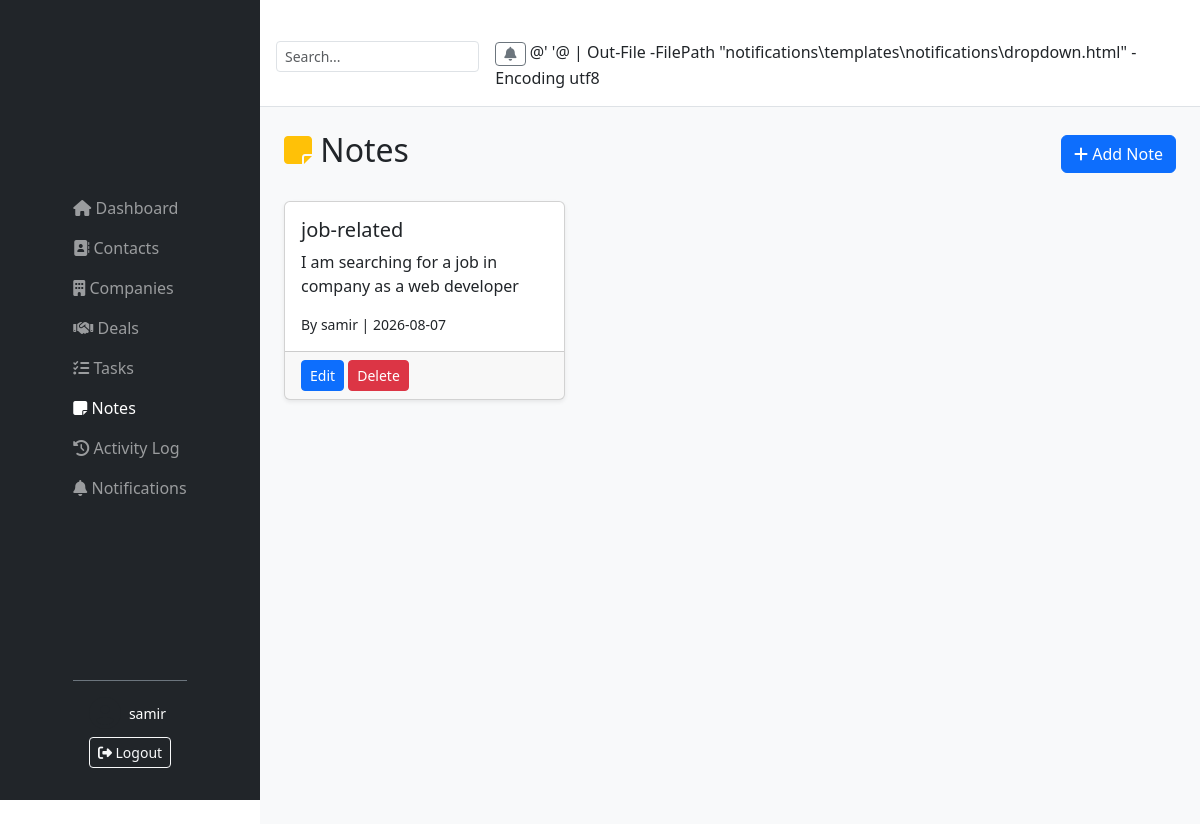
Screenshot of /notes/ (signed in) with the database file from the repository.
### notes/models.py (models this page shows, shortened)
class Note(models.Model):
    author = models.ForeignKey(
        settings.AUTH_USER_MODEL,
        on_delete=models.CASCADE
    )
    title = models.CharField(max_length=200, blank=True, default='')
    contact = models.ForeignKey(
        Contact,
        on_delete=models.CASCADE,
        null=True,
        blank=True,
        related_name="contact_notes"
    )
    company = models.ForeignKey(
        Company,
        on_delete=models.CASCADE,
        null=True,
        blank=True,
        related_name="company_notes"
    )
    deal = models.ForeignKey(
        Deal,
        on_delete=models.CASCADE,
        null=True,
        blank=True,
        related_name="deal_notes"
    )
    task = models.ForeignKey(
        Task,
        on_delete=models.CASCADE,
        null=True,
        blank=True,
        related_name="task_notes"
    )
    content = models.TextField()
    created_at = models.DateTimeField(auto_now_add=True)
    updated_at = models.DateTimeField(auto_now=True)
    class Meta:
        ordering = ["-created_at"]

### notes/views.py (the view)
# urls.py: path('', views.note_list, name='note_list'),
@login_required
def note_list(request):
    notes = Note.objects.all()
    context = {"notes": notes}
    return render(request, "notes/note_list.html", context)

### notifications/context_processors.py (called while the page is built)
def notification_context(request):
    if request.user.is_authenticated:
        unread_count = request.user.notifications.filter(is_read=False).count()
        latest_notifications = request.user.notifications.all()[:5]
        return {
            'unread_count': unread_count,
            'latest_notifications': latest_notifications,
        }
    return {}

### notes/templates/notes/note_list.html (shortened to what this page needs)
﻿{% extends 'base.html' %}
{% block content %}
<div class="d-flex justify-content-between align-items-center mb-4">
    <h2><i class="fas fa-sticky-note text-warning"></i> Notes</h2>
    <a href="{% url 'note_create' %}" class="btn btn-primary">
        <i class="fas fa-plus"></i> Add Note
    </a>
</div>
{% if notes %}
    <div class="row">
        {% for note in notes %}
            <div class="col-md-4 mb-3">
                <div class="card shadow-sm">
                    <div class="card-body">
                        <h5>{{ note.title|default:note.content|truncatechars:30 }}</h5>
                        <p>{{ note.content|truncatechars:100 }}</p>
                        <small>By {{ note.author.username }} | {{ note.created_at|date:"Y-m-d" }}</small>
                    </div>
                    <div class="card-footer">
                        <a href="{% url 'note_update' note.pk %}" class="btn btn-sm btn-primary">Edit</a>
                        <a href="{% url 'note_delete' note.pk %}" class="btn btn-sm btn-danger">Delete</a>
                    </div>
                </div>
            </div>
        {% endfor %}
    </div>
{% else %}
    <div class="alert alert-info">No notes yet.</div>
{% endif %}
{% endblock %}

### templates/base.html (shortened to what this page needs)
﻿{% load static %}
<!DOCTYPE html>
<html lang="en">
<head>
    <link href="https://cdn.jsdelivr.net/npm/bootstrap@5.3.0/dist/css/bootstrap.min.css" rel="stylesheet">
    <link rel="stylesheet" href="https://cdnjs.cloudflare.com/ajax/libs/font-awesome/6.4.0/css/all.min.css">
    <link rel="stylesheet" href="{% static 'css/custom.css' %}">
</head>
<body>
    <nav class="navbar navbar-expand-lg navbar-dark bg-dark fixed-top" style="height: 100vh; width: 260px; flex-direction: column; align-items: stretch; padding: 0; z-index: 1030; display: flex; flex-direction: column;">
        <div class="container-fluid d-flex flex-column h-100">
            <div class="collapse navbar-collapse" id="sidebarNav" style="flex-grow: 1; overflow-y: auto;">
                <ul class="navbar-nav flex-column w-100 pt-3">
                    <li class="nav-item">
                        <a class="nav-link {% if request.resolver_match.url_name == 'dashboard' %}active{% endif %}" href="{% url 'dashboard' %}">
                            <i class="fas fa-home"></i> Dashboard
                        </a>
                    </li>
                    <li class="nav-item">
                        <a class="nav-link {% if request.resolver_match.url_name == 'contact_list' %}active{% endif %}" href="{% url 'contact_list' %}">
                            <i class="fas fa-address-book"></i> Contacts
                        </a>
                    </li>
                    <li class="nav-item">
                        <a class="nav-link {% if request.resolver_match.url_name == 'company_list' %}active{% endif %}" href="{% url 'company_list' %}">
                            <i class="fas fa-building"></i> Companies
                        </a>
                    </li>
                    <li class="nav-item">
                        <a class="nav-link {% if request.resolver_match.url_name == 'deal_list' %}active{% endif %}" href="{% url 'deal_list' %}">
                            <i class="fas fa-handshake"></i> Deals
                        </a>
                    </li>
                    <li class="nav-item">
                        <a class="nav-link {% if request.resolver_match.url_name == 'task_list' %}active{% endif %}" href="{% url 'task_list' %}">
                            <i class="fas fa-tasks"></i> Tasks
                        </a>
                    </li>
                    <li class="nav-item">
                        <a class="nav-link {% if request.resolver_match.url_name == 'note_list' %}active{% endif %}" href="{% url 'note_list' %}">
                            <i class="fas fa-sticky-note"></i> Notes
                        </a>
                    </li>
                    <li class="nav-item">
                        <a class="nav-link {% if request.resolver_match.url_name == 'activity_list' %}active{% endif %}" href="{% url 'activity_list' %}">
                            <i class="fas fa-history"></i> Activity Log
                        </a>
                    </li>
                    <li class="nav-item">
                        <a class="nav-link {% if request.resolver_match.url_name == 'list' and request.resolver_match.namespace == 'notifications' %}active{% endif %}" href="{% url 'notifications:list' %}">
                            <i class="fas fa-bell"></i> Notifications
                        </a>
                    </li>
                </ul>
            </div>
            {% if user.is_authenticated %}
            <div class="mt-auto p-3 border-top border-secondary">
                <div class="d-flex align-items-center">
                    <i class="fas fa-user-circle fa-2x me-2"></i>
                    <div>
                        <div class="text-white small">{{ user.username }}</div>
                    </div>
                </div>
                <form method="post" action="{% url 'logout' %}" class="mt-2">
                    <button type="submit" class="btn btn-outline-light btn-sm w-100">
                        <i class="fas fa-sign-out-alt"></i> Logout
                    </button>
                </form>
            </div>
            {% endif %}
        </div>
    </nav>
    <div style="margin-left: 260px; min-height: 100vh; background: #f8f9fa;">
        <div class="bg-white border-bottom p-3 d-flex justify-content-between align-items-center">
            <div class="d-flex align-items-center">
                <form class="d-flex me-3" role="search">
                    <input class="form-control form-control-sm" type="search" placeholder="Search..." aria-label="Search">
                </form>
                {% if user.is_authenticated %}
                <div class="dropdown">
                    <a class="btn btn-outline-secondary btn-sm position-relative" href="#" role="button" data-bs-toggle="dropdown">
                        <i class="fas fa-bell"></i>
                    </a>
                    {% include 'notifications/dropdown.html' %}
                </div>
                {% endif %}
            </div>
        </div>
        <div class="container-fluid p-4">
            {% block content %}{% endblock %}
        </div>
    </div>
</body>
</html>

### rows the page displays
Note: title "job-related", content "I am searching for a job in company as a web developer", author.username "samir", created_at "2026-08-07"

### other values shown
{{ user.username }} "samir"
